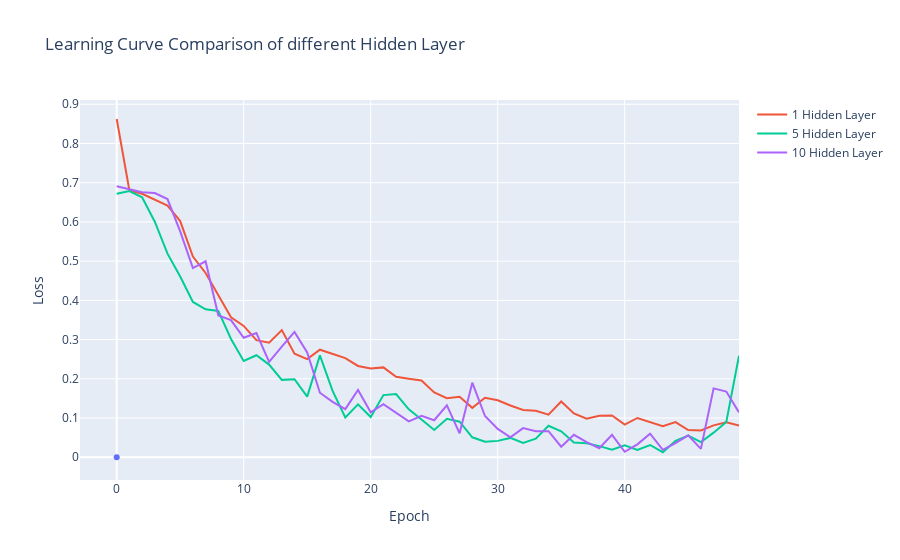

This figure's notebook cell:
### Code cell
import plotly.graph_objects as go
import plotly.express as px


fig = px.scatter(title="Learning Curve Comparison of different Hidden Layer", x=[0], y=[0], labels= {"x":"Epoch",
                                                                                                   "y":"Loss"})
fig.add_trace(go.Scatter(x=historySummary["epoch"], 
                         y=historySummary["cnn1_loss"], 
                         mode="lines", 
                         fillcolor='rgb(255,0,0)', 
                         name="1 Hidden Layer"))
fig.add_trace(go.Scatter(x=historySummary["epoch"], 
                         y=historySummary["cnn2_loss"], 
                         mode="lines", 
                         fillcolor='rgb(0,255,0)', 
                         name="5 Hidden Layer"))
fig.add_trace(go.Scatter(x=historySummary["epoch"], 
                         y=historySummary["cnn3_loss"], 
                         mode="lines", 
                         fillcolor='rgb(0,0,255)', 
                         name="10 Hidden Layer"))
fig.show()

### Figure 1 — Plotly figure (JSON) as saved in the notebook; plotly's stock layout.template omitted (floating-point values rounded to 4 significant figures)
{"data": [{"hovertemplate": "Epoch=%{x}<br>Loss=%{y}<extra></extra>", "legendgroup": "", "marker": {"color": "#636efa", "symbol": "circle"}, "mode": "markers", "name": "", "orientation": "v", "showlegend": false, "type": "scatter", "x": [0], "xaxis": "x", "y": [0], "yaxis": "y"}, {"fillcolor": "rgb(255,0,0)", "mode": "lines", "name": "1 Hidden Layer", "type": "scatter", "x": [0, 1, 2, 3, 4, 5, 6, 7, 8, 9, 10, 11, 12, 13, 14, 15, 16, 17, 18, 19, 20, 21, 22, 23, 24, 25, 26, 27, 28, 29, 30, 31, 32, 33, 34, 35, 36, 37, 38, 39, 40, 41, 42, 43, 44, 45, 46, 47, 48, 49], "y": [0.8624, 0.6804, 0.6717, 0.6565, 0.6417, 0.6021, 0.5116, 0.4698, 0.4118, 0.3569, 0.3349, 0.2985, 0.2919, 0.3241, 0.2641, 0.2501, 0.2742, 0.263, 0.2528, 0.2327, 0.2263, 0.2291, 0.2052, 0.1999, 0.1956, 0.1653, 0.1503, 0.1542, 0.1259, 0.1516, 0.1454, 0.1319, 0.1203, 0.1186, 0.1087, 0.1421, 0.1116, 0.09818, 0.1056, 0.1063, 0.0834, 0.1002, 0.08937, 0.07895, 0.08972, 0.06929, 0.06848, 0.0813, 0.08925, 0.08067]}, {"fillcolor": "rgb(0,255,0)", "mode": "lines", "name": "5 Hidden Layer", "type": "scatter", "x": [0, 1, 2, 3, 4, 5, 6, 7, 8, 9, 10, 11, 12, 13, 14, 15, 16, 17, 18, 19, 20, 21, 22, 23, 24, 25, 26, 27, 28, 29, 30, 31, 32, 33, 34, 35, 36, 37, 38, 39, 40, 41, 42, 43, 44, 45, 46, 47, 48, 49], "y": [0.6717, 0.6786, 0.6628, 0.6005, 0.5191, 0.4608, 0.396, 0.3773, 0.373, 0.3014, 0.2454, 0.26, 0.2363, 0.1973, 0.1988, 0.1546, 0.2596, 0.1691, 0.1014, 0.1349, 0.1026, 0.1584, 0.1611, 0.122, 0.09621, 0.06974, 0.09821, 0.09062, 0.05081, 0.03978, 0.04175, 0.04931, 0.03627, 0.04716, 0.08034, 0.06612, 0.03771, 0.03551, 0.02838, 0.01909, 0.03054, 0.01847, 0.03123, 0.01297, 0.04148, 0.05513, 0.03858, 0.06272, 0.09009, 0.2587]}, {"fillcolor": "rgb(0,0,255)", "mode": "lines", "name": "10 Hidden Layer", "type": "scatter", "x": [0, 1, 2, 3, 4, 5, 6, 7, 8, 9, 10, 11, 12, 13, 14, 15, 16, 17, 18, 19, 20, 21, 22, 23, 24, 25, 26, 27, 28, 29, 30, 31, 32, 33, 34, 35, 36, 37, 38, 39, 40, 41, 42, 43, 44, 45, 46, 47, 48, 49], "y": [0.6907, 0.6828, 0.6754, 0.6737, 0.6584, 0.576, 0.4821, 0.4996, 0.3617, 0.3496, 0.3046, 0.3168, 0.2432, 0.2821, 0.3197, 0.2673, 0.1645, 0.1413, 0.1228, 0.1715, 0.1145, 0.1352, 0.1138, 0.09155, 0.1057, 0.09438, 0.1322, 0.06108, 0.1901, 0.1051, 0.07237, 0.05066, 0.07427, 0.06639, 0.06631, 0.02679, 0.05722, 0.03847, 0.02308, 0.05725, 0.01395, 0.03298, 0.06, 0.01889, 0.03627, 0.05585, 0.02138, 0.1755, 0.1676, 0.1144]}], "layout": {"legend": {"tracegroupgap": 0}, "title": {"text": "Learning Curve Comparison of different Hidden Layer"}, "xaxis": {"anchor": "y", "domain": [0, 1], "title": {"text": "Epoch"}}, "yaxis": {"anchor": "x", "domain": [0, 1], "title": {"text": "Loss"}}}}
